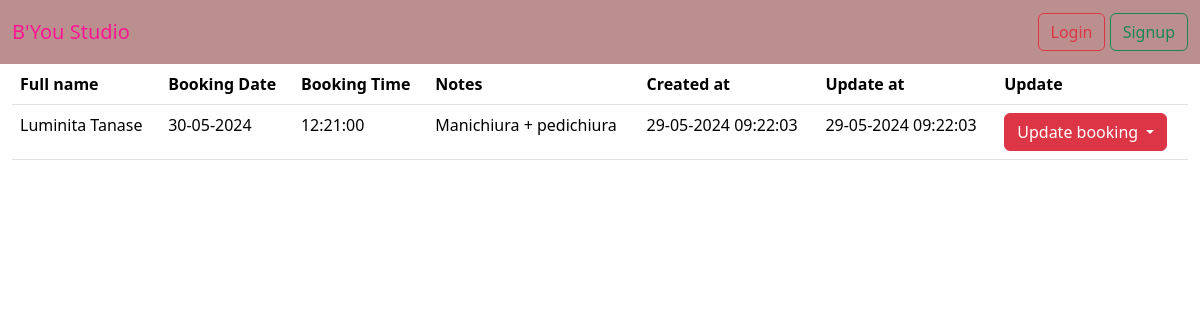
Page /list_booking_manipedi/ on the earlier database version.
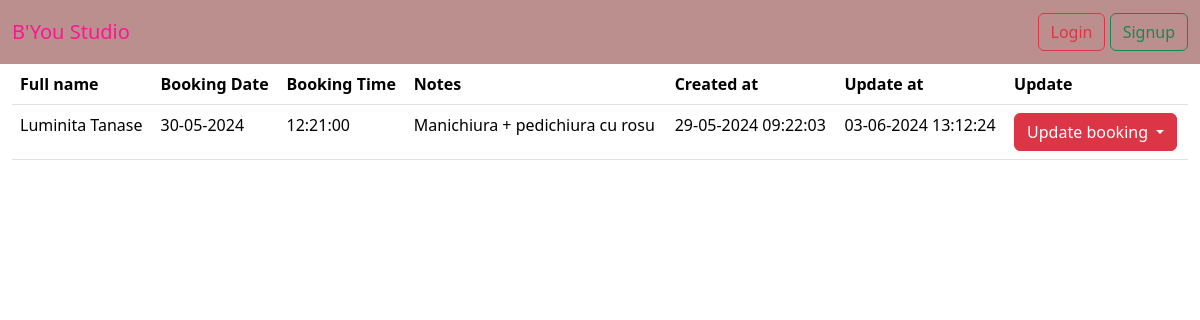
Same page on the later database version.
### manipedi/models.py (models this page shows, shortened)
class Manipedi(models.Model):
    full_name = models.CharField(max_length=50)
    booking_date = models.DateField()
    booking_time = models.TimeField()
    notes = models.TextField(max_length=400)
    created_at = models.DateTimeField(auto_now_add=True)
    updated_at = models.DateTimeField(auto_now=True)

### manipedi/views.py (the view)
# urls.py: path('list_booking_manipedi/', views.ManipediListView.as_view(), name='list_booking_manipedi'),
class ManipediListView(ListView):
    template_name = 'manipedi/list_booking_manipedi.html'
    model = Manipedi
    context_object_name = 'all_list_manipedi'

### templates/manipedi/list_booking_manipedi.html (shortened to what this page needs)
{% extends 'base.html' %}
{% block content %}
    <div class="container-fluid">
        <div class="row">
            <div class="col-md-12">
                <table class="table">
                    <thead>
                    <tr>
                        <th>Full name</th>
                        <th>Booking Date</th>
                        <th>Booking Time</th>
                        <th>Notes</th>
                        <th>Created at</th>
                        <th>Update at</th>
                        <th>Update</th>
                    </tr>
                    </thead>
                    <tbody>
                    {% for list in all_list_manipedi %}
                        <tr>
                            <td>{{ list.full_name }}</td>
                            <td>{{ list.booking_date|date:"d-m-Y" }}</td>
                            <td>{{ list.booking_time|time:"H:i:s" }}</td>
                            <td>{{ list.notes }}</td>
                            <td>{{ list.created_at|date:"d-m-Y H:i:s" }}</td>
                            <td>{{ list.updated_at|date:"d-m-Y H:i:s" }}</td>
                            <td>
                                <div class="dropdown">
                                    <button class="btn btn-danger dropdown-toggle" type="button"
                                            data-bs-toggle="dropdown"  aria-expanded="false">
                                        Update booking
                                    </button>
                                </div>
                            </td>
                        </tr>
                    {% endfor %}
                    </tbody>
                </table>
            </div>
        </div>
    </div>
{% endblock %}

Differences in the rows shown:
changed Manipedi "Luminita Tanase": notes "Manichiura + pedichiura" → "Manichiura + pedichiura cu rosu"; updated_at "29-05-2024 09:22:03" → "03-06-2024 13:12:24"
